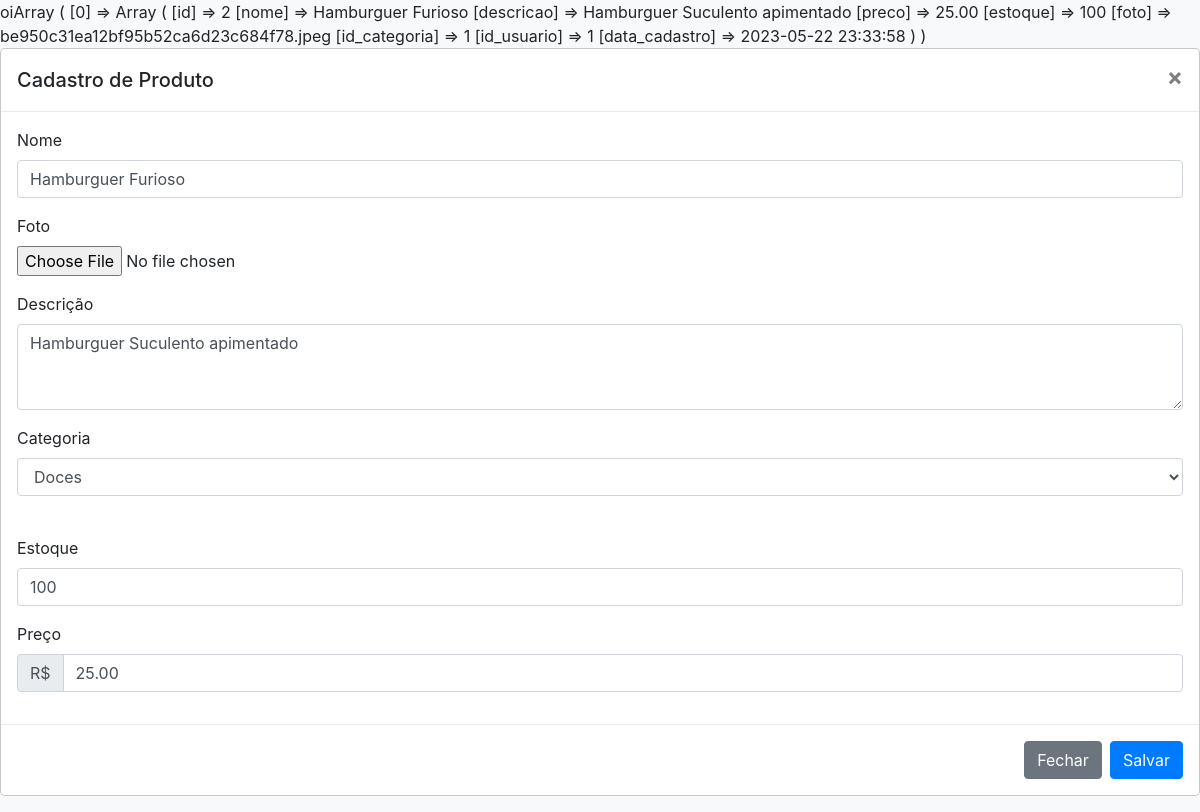
Screenshot of /admin/editar.php?id=2 (signed in) with the database file from the repository.
### tables this page shows
CREATE TABLE `produtos` (
  `id` int(11) NOT NULL,
  `nome` varchar(100) NOT NULL,
  `descricao` varchar(500) NOT NULL,
  `preco` decimal(10,2) NOT NULL,
  `estoque` int(11) NOT NULL,
  `foto` varchar(300) NOT NULL,
  `id_categoria` int(11) NOT NULL,
  `id_usuario` int(11) NOT NULL,
  `data_cadastro` timestamp NOT NULL DEFAULT current_timestamp()
);

### admin/classes/Produto.class.php (called while the page is built, shortened)
<?php
class Produto{
    public $id;
    public function BuscarPorID(){
        $banco = Banco::conectar();
        $sql = "SELECT * FROM produtos WHERE id = ?";
        $comando = $banco->prepare($sql);
        $comando->execute(array($this->id));
        $resultado = $comando->fetchAll(PDO::FETCH_ASSOC);
        return $resultado;
    }
}
?>

### admin/classes/Categoria.class.php (called while the page is built, shortened)
<?php
class Categoria{
    public function Listar(){
        $banco = Banco::conectar();
        $sql = "SELECT * FROM categorias";
        $comando = $banco->prepare($sql);
        $comando->execute();
        $resultado = $comando->fetchAll(PDO::FETCH_ASSOC);
        return $resultado;
    }
}
?>

### admin/editar.php (the view, shortened to what this page needs)
<?php
require_once('classes/Categoria.class.php');
$c = new Categoria();
$categorias = $c->Listar();
if(isset($_SESSION['dados'])){
    if(isset($_GET['id'])){
      require_once('classes/Produto.class.php');
      $c = new Produto();
      $c->id = $_GET['id'];
$resultado = $c->BuscarPorID();
print_r ($resultado);
    }else{
      $erro = "ID não setado!";
    }
  }else{
    $erro = "Realize o login primeiro!";
  }
?>
<!DOCTYPE html>
<html lang="pt-br">
<head>
    <link rel="stylesheet" href="https://maxcdn.bootstrapcdn.com/bootstrap/4.0.0/css/bootstrap.min.css">
    <link rel="stylesheet" href="https://cdn.jsdelivr.net/npm/bootstrap-icons@1.10.3/font/bootstrap-icons.css">
</head>
<body>
<form action="action/editar_produto.php" method="POST" enctype="multipart/form-data">
            <div class="modal-content">
                <div class="modal-header">
                    <h5 class="modal-title" id="modalCadastroLabel">Cadastro de Produto</h5>
                    <button type="button" class="close" data-dismiss="modal" aria-label="Fechar">
                        <span aria-hidden="true">&times;</span>
                    </button>
                </div>
                <div class="modal-body">
                        <div class="form-group">
                            <label for="nomeProduto">Nome</label>
                            <input value="<?=$resultado[0]["nome"]?>" name="nome" type="text" class="form-control" id="nomeProduto" placeholder="Digite o nome do produto">
                        </div>
                        <div class="form-group">
                            <label for="fotoProduto">Foto</label>
                            <input value="<?=$resultado[0]["foto"]?>" name="foto" type="file" class="form-control-file" id="fotoProduto">
                        </div>
                        <div class="form-group">
                            <label for="descricaoProduto">Descrição</label>
                            <textarea  name="descricao" class="form-control" id="descricaoProduto" rows="3"><?=$resultado[0]["descricao"]?></textarea>
                        </div>
                        <div class="form-group">
                            <label for="categoriaProduto">Categoria</label>
                            <select class="form-control" id="categoriaProduto" name="id_categoria" >
                                 <?php foreach($categorias as $categoria){   ?>
                                      <option value="<?=$categoria['id'];?>"><?=$categoria['nome'];?></option>
                                      <?php } ?>
                            </select> <br>
                        </div>
                        <div class="form-group">
                            <label for="estoqueProduto">Estoque</label>
                            <input value="<?=$resultado[0]["estoque"]?>" name="estoque" type="number" class="form-control" id="estoqueProduto" placeholder="Digite a quantidade em estoque">
                        </div>
                        <div class="form-group">
                            <label for="precoProduto">Preço</label>
                            <div class="input-group">
                                <div class="input-group-prepend">
                                    <span class="input-group-text">R$</span>
                                </div>
                                <input value="<?=$resultado[0]["preco"]?>" name="preco" type="number" class="form-control" id="precoProduto" placeholder="Digite o preço">
                            </div>
                        </div>
                    </div>
                <div class="modal-footer">
                   <button type="button" class="btn btn-secondary" class="close" data-dismiss="modal">Fechar</button>
                    <button type="submit" class="btn btn-primary">Salvar</button>
               </div>
          </div>
    </form>
</body>
</html>

### admin/editar.php (style rules this page uses)
body { background: #f8f9fa; }

### rows the page displays
produtos: nome "Hamburguer Furioso", descricao "Hamburguer Suculento apimentado", estoque "100", preco "25.00"

### other values shown
form field id_categoria "Doces"
